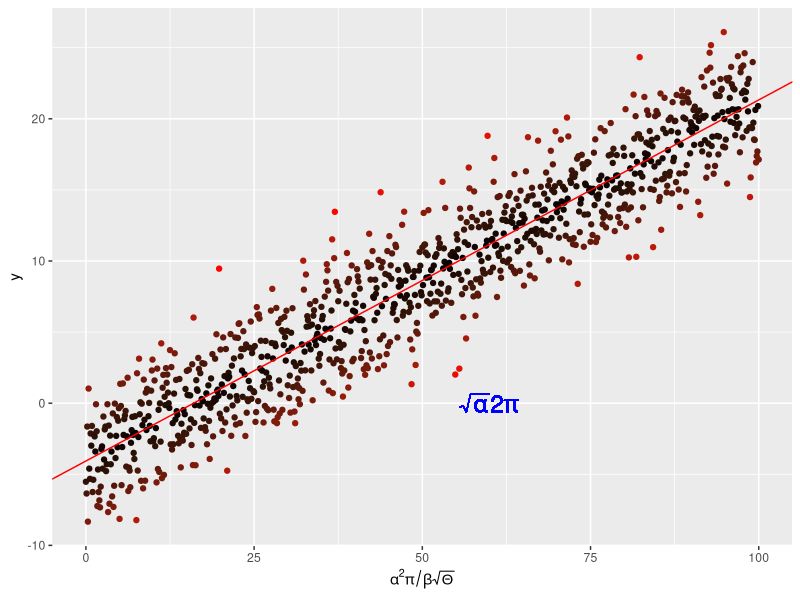

Here is the R script that generated this plot:
require(ggplot2)

x <- seq(0, 100, by = 0.1)
y <- -4. + 0.25 * x +
  rnorm(length(x), mean = 0., sd = 2.5)

# and put them in a dataframe
my_data <- data.frame(x = x, y = y)

# perform a linear regression
my_lm <- summary(lm(y ~ x, data = my_data))

pdf("../results/MyLinReg.pdf", 11.7, 8.3)
print(ggplot(my_data, aes(x = x, y = y,
                          colour = abs(my_lm$residual))
             ) +
  geom_point() +
  scale_colour_gradient(low = "black", high = "red") +
  theme(legend.position = "none") +
  scale_x_continuous(
    expression(alpha^2 * pi / beta * sqrt(Theta))) +
    geom_abline(
  intercept = my_lm$coefficients[1][1],
  slope = my_lm$coefficients[2][1],
  colour = "red") +
  geom_text(aes(x = 60, y = 0,
                       label = "sqrt(alpha) * 2* pi"), 
                       parse = TRUE, size = 6, 
                       colour = "blue"))
dev.off()